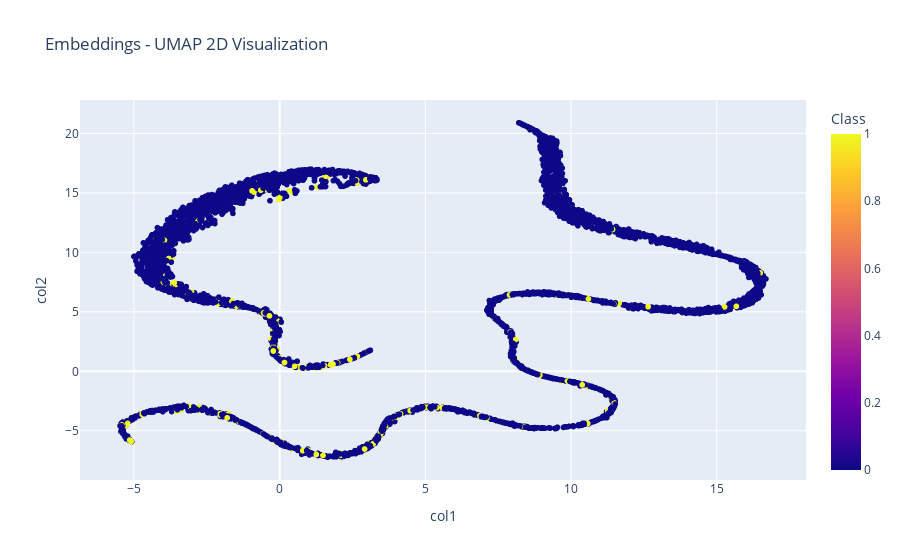

This figure's notebook cell:
### Markdown cell above
### 2 Class

### Code cell
LABEL = 'diabetic_retinopathy'
if quality:
    wrong_indices_good, wrong_indices_bad = run_experiments(LABELS_PATH, LABEL, EMBEDDINGS_BACKBONE, EMBEDDINGS_DIR, TEST_SIZE, CLASS_WEIGTHS, quality=quality)
else:
    wrong_indices = run_experiments(LABELS_PATH, LABEL, EMBEDDINGS_BACKBONE, EMBEDDINGS_DIR, TEST_SIZE, CLASS_WEIGTHS, quality=quality)

### Figure 1 — Plotly figure (JSON) as saved in the notebook; plotly's stock layout.template omitted (floating-point values rounded to 4 significant figures; data arrays with more than 128 entries replaced by an {"elided": "..."} marker saying what was removed)
{"data": [{"hovertemplate": "col1=%{x}<br>col2=%{y}<br>Class=%{marker.color}<extra></extra>", "legendgroup": "", "marker": {"color": {"elided": "4880 int values"}, "coloraxis": "coloraxis", "symbol": "circle"}, "mode": "markers", "name": "", "showlegend": false, "type": "scattergl", "x": {"elided": "4880 float values"}, "xaxis": "x", "y": {"elided": "4880 float values"}, "yaxis": "y"}], "layout": {"coloraxis": {"colorbar": {"title": {"text": "Class"}}, "colorscale": [[0, "#0d0887"], [0.1111, "#46039f"], [0.2222, "#7201a8"], [0.3333, "#9c179e"], [0.4444, "#bd3786"], [0.5556, "#d8576b"], [0.6667, "#ed7953"], [0.7778, "#fb9f3a"], [0.8889, "#fdca26"], [1, "#f0f921"]]}, "legend": {"tracegroupgap": 0}, "title": {"text": "Embeddings - UMAP 2D Visualization"}, "xaxis": {"anchor": "y", "domain": [0, 1], "title": {"text": "col1"}}, "yaxis": {"anchor": "x", "domain": [0, 1], "title": {"text": "col2"}}}}
